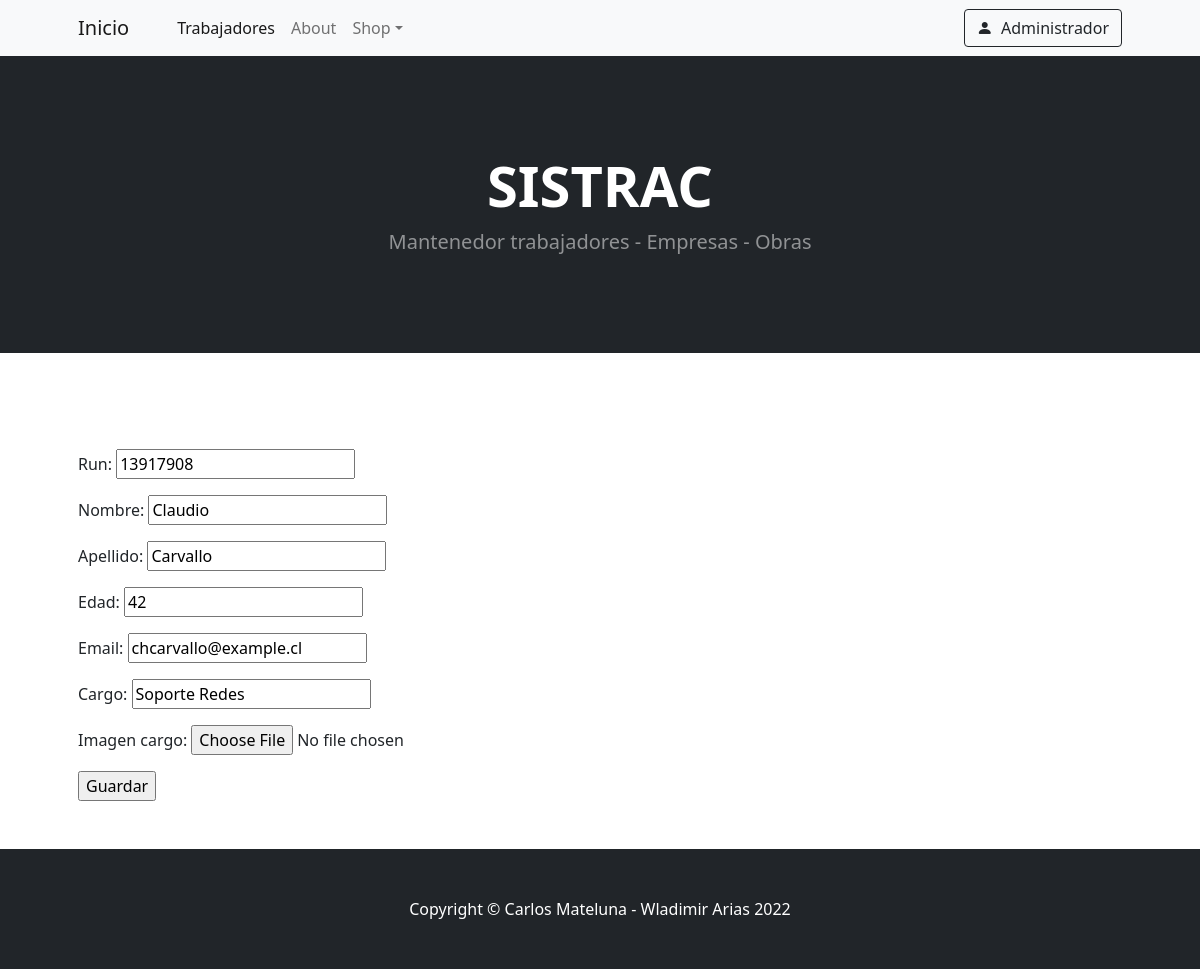
/app/editar_trabajador/3 (signed in), run on the app's committed database.
### app/models.py (models this page shows, shortened)
class Trabajadores(models.Model):
    run = models.IntegerField()
    nombre = models.CharField(max_length=250)
    apellido = models.CharField(max_length=250)
    edad = models.IntegerField()
    email = models.EmailField()
    cargo = models.CharField(max_length=100)
    imagen_cargo = models.ImageField(upload_to="trabajadores", null=True, blank=True)
    user = models.ForeignKey(User, on_delete=models.CASCADE)

### app/views.py (the view)
# urls.py: path("editar_trabajador/<id>", editar_trabajador, name="app-editar-trabajador"),
def editar_trabajador(request, id):
    trabajador = Trabajadores.objects.get(id=id)
    if request.method == 'POST':
        formulario = TrabajadorFormulario(request.POST, request.FILES)
        if formulario.is_valid():
            data = formulario.cleaned_data
            trabajador.run = data["run"]
            trabajador.nombre = data["nombre"]
            trabajador.apellido = data["apellido"]
            trabajador.edad = data["edad"]
            trabajador.email = data["email"]
            trabajador.cargo = data["cargo"]
            trabajador.imagen_cargo = data["imagen_cargo"]
            trabajador.save()
            return redirect("app-list-trabajadores")
        else:
            return render(request, "app/editar_trabajador.html", {"formulario": formulario, "errores": formulario.errors})
    else:
        formulario = TrabajadorFormulario(initial={"run":trabajador.run, "nombre":trabajador.nombre,"apellido":trabajador.apellido,"edad":trabajador.edad,"email":trabajador.email,"cargo":trabajador.cargo,"imagen_cargo":""})
        return render(request, "app/editar_trabajador.html", {"formulario":formulario, "errores":""})

### app/forms.py
class TrabajadorFormulario(forms.Form):
    run = forms.IntegerField()
    nombre = forms.CharField()
    apellido = forms.CharField()
    edad = forms.IntegerField()
    email = forms.EmailField()
    cargo = forms.CharField()
    imagen_cargo = forms.ImageField()

### app/templates/app/editar_trabajador.html (shortened to what this page needs)
{% extends 'app/base.html' %} {% block contenido %}
<form method="post" enctype="multipart/form-data">
    {% csrf_token %} {{ formulario.as_p }}
    <input type="submit" value="Guardar">
</form>
{% endblock %}

### app/templates/app/base.html (shortened to what this page needs)
<!DOCTYPE html>
<html lang="en">
<head>
    {% load static %}
    <link href="https://cdn.jsdelivr.net/npm/bootstrap-icons@1.5.0/font/bootstrap-icons.css" rel="stylesheet" />
    <link href="{% static 'app/css/styles.css' %}" rel="stylesheet" />
</head>
<body>
    <nav class="navbar navbar-expand-lg navbar-light bg-light">
        <div class="container px-4 px-lg-5">
            <a class="navbar-brand" href="{% url 'app-inicio' %}">Inicio</a>
            <div class="collapse navbar-collapse" id="navbarSupportedContent">
                <ul class="navbar-nav me-auto mb-2 mb-lg-0 ms-lg-4">
                    <li class="nav-item"><a class="nav-link active" aria-current="page" href="{% url 'app-list-trabajadores' %}">Trabajadores</a></li>
                    <li class="nav-item"><a class="nav-link" href="#!">About</a></li>
                    <li class="nav-item dropdown">
                        <a class="nav-link dropdown-toggle" id="navbarDropdown" href="#" role="button" data-bs-toggle="dropdown" aria-expanded="false">Shop</a>
                    </li>
                </ul>
                {% if request.user.is_authenticated %}
                <ul class="navbar-nav  mb-2 mb-lg-0 ms-lg-4">
                    <li class="nav-item dropdown">
                        <a class="btn btn-outline-dark" id="navbarDropdown" href="#" role="button" data-bs-toggle="dropdown" aria-expanded="false"><i class="bi bi-person-fill me-1"></i> {{ request.user.username.capitalize }}</a>
                    </li>
                </ul>
                {% else %}
                <ul class="navbar-nav  mb-2 mb-lg-0 ms-lg-4">
                    <li class="nav-item dropdown">
                        <a class="btn btn-outline-dark " id="navbarDropdown" href="{% url 'auth-login' %}" aria-expanded="false"><i class="bi bi-person-fill me-1"></i> Iniciar Sesión</a>
                    </li>
                </ul>
                {% endif %}
            </div>
        </div>
    </nav>
    <header class="bg-dark py-5">
        <div class="container px-4 px-lg-5 my-5">
            <div class="text-center text-white">
                <h1 class="display-4 fw-bolder">SISTRAC</h1>
                <p class="lead fw-normal text-white-50 mb-0">Mantenedor trabajadores - Empresas - Obras</p>
            </div>
        </div>
    </header>
    <section class="py-5">
        <div class="container px-4 px-lg-5 mt-5">
            <div class="row gx-4 gx-lg-5 row-cols-md-1 justify-content-center">
                {% block contenido %} {% endblock %}
            </div>
        </div>
    </section>
    <footer class="py-5 bg-dark">
        <div class="container">
            <p class="m-0 text-center text-white">Copyright &copy; Carlos Mateluna - Wladimir Arias 2022</p>
        </div>
    </footer>
</body>
</html>

### data on the page
Trabajadores: run "13917908", nombre "Claudio", apellido "Carvallo", edad "42", email "chcarvallo@example.cl", cargo "Soporte Redes"

### other printed values
{{ request.user.username.capitalize }} "Administrador"
